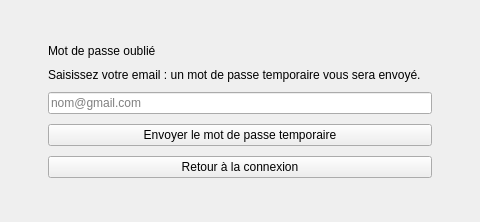
          <widget class="QWidget" name="PMdpOublieEmpl">
           <layout class="QVBoxLayout" name="lay25">
            <property name="leftMargin">
             <number>0</number>
            </property>
            <property name="topMargin">
             <number>0</number>
            </property>
            <property name="rightMargin">
             <number>0</number>
            </property>
            <property name="bottomMargin">
             <number>0</number>
            </property>
            <item>
             <spacer name="sp19">
              <property name="orientation">
               <enum>Qt::Orientation::Vertical</enum>
              </property>
              <property name="sizeHint" stdset="0">
               <size>
                <width>20</width>
                <height>20</height>
               </size>
              </property>
             </spacer>
            </item>
            <item>
             <layout class="QHBoxLayout" name="lay23">
              <property name="spacing">
               <number>0</number>
              </property>
              <item>
               <spacer name="sp20">
                <property name="orientation">
                 <enum>Qt::Orientation::Horizontal</enum>
                </property>
                <property name="sizeHint" stdset="0">
                 <size>
                  <width>20</width>
                  <height>20</height>
                 </size>
                </property>
               </spacer>
              </item>
              <item>
               <widget class="QFrame" name="frmMdpOublieEmpl">
                <property name="minimumSize">
                 <size>
                  <width>440</width>
                  <height>0</height>
                 </size>
                </property>
                <property name="maximumSize">
                 <size>
                  <width>440</width>
                  <height>16777215</height>
                 </size>
                </property>
                <property name="panel" stdset="0">
                 <bool>true</bool>
                </property>
                <layout class="QVBoxLayout" name="lay21">
                 <property name="spacing">
                  <number>10</number>
                 </property>
                 <property name="leftMargin">
                  <number>28</number>
                 </property>
                 <property name="topMargin">
                  <number>24</number>
                 </property>
                 <property name="rightMargin">
                  <number>28</number>
                 </property>
                 <property name="bottomMargin">
                  <number>24</number>
                 </property>
                 <item>
                  <widget class="QLabel" name="lblTitreMdpOublieEmpl">
                   <property name="text">
                    <string>Mot de passe oublié</string>
                   </property>
                   <property name="h2" stdset="0">
                    <bool>true</bool>
                   </property>
                  </widget>
                 </item>
                 <item>
                  <widget class="QLabel" name="lblInfoMdpOublieEmpl">
                   <property name="text">
                    <string>Saisissez votre email : un mot de passe temporaire vous sera envoyé.</string>
                   </property>
                   <property name="wordWrap">
                    <bool>true</bool>
                   </property>
                   <property name="muted" stdset="0">
                    <bool>true</bool>
                   </property>
                  </widget>
                 </item>
                 <item>
                  <widget class="QLineEdit" name="txtEmailMdpOublieEmpl">
                   <property name="placeholderText">
                    <string>nom@gmail.com</string>
                   </property>
                  </widget>
                 </item>
                 <item>
                  <widget class="QPushButton" name="btnEnvoyerMdpOublieEmpl">
                   <property name="text">
                    <string>Envoyer le mot de passe temporaire</string>
                   </property>
                   <property name="primary" stdset="0">
                    <bool>true</bool>
                   </property>
                  </widget>
                 </item>
                 <item>
                  <widget class="QPushButton" name="btnRetourLoginMdpOublieEmpl">
                   <property name="text">
                    <string>Retour à la connexion</string>
                   </property>
                  </widget>
                 </item>
                </layout>
               </widget>
              </item>
              <item>
               <spacer name="sp22">
                <property name="orientation">
                 <enum>Qt::Orientation::Horizontal</enum>
                </property>
                <property name="sizeHint" stdset="0">
                 <size>
                  <width>20</width>
                  <height>20</height>
                 </size>
                </property>
               </spacer>
              </item>
             </layout>
            </item>
            <item>
             <spacer name="sp24">
              <property name="orientation">
               <enum>Qt::Orientation::Vertical</enum>
              </property>
              <property name="sizeHint" stdset="0">
               <size>
                <width>20</width>
                <height>20</height>
               </size>
              </property>
             </spacer>
            </item>
           </layout>
          </widget>
